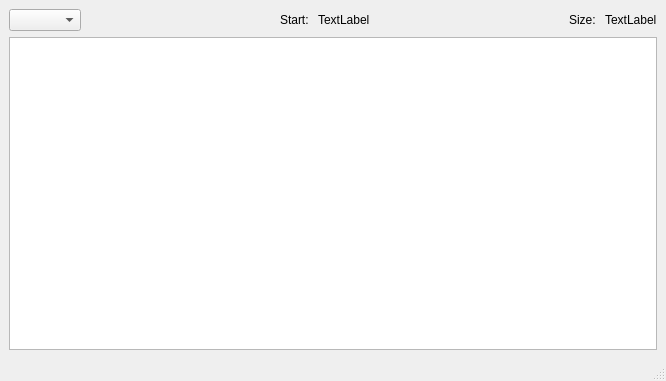
<?xml version="1.0" encoding="UTF-8"?>
<ui version="4.0">
 <class>MemoryWindow</class>
 <widget class="QMainWindow" name="MemoryWindow">
  <property name="geometry">
   <rect>
    <x>0</x>
    <y>0</y>
    <width>666</width>
    <height>381</height>
   </rect>
  </property>
  <property name="windowTitle">
   <string>MainWindow</string>
  </property>
  <widget class="QWidget" name="centralwidget">
   <layout class="QGridLayout" name="gridLayout">
    <item row="0" column="0">
     <layout class="QVBoxLayout" name="verticalLayout">
      <item>
       <layout class="QHBoxLayout" name="horizontalLayout">
        <item>
         <widget class="QComboBox" name="displayTypeComboBox">
          <property name="currentIndex">
           <number>-1</number>
          </property>
          <property name="maxVisibleItems">
           <number>3</number>
          </property>
         </widget>
        </item>
        <item>
         <spacer name="horizontalSpacer">
          <property name="orientation">
           <enum>Qt::Horizontal</enum>
          </property>
          <property name="sizeHint" stdset="0">
           <size>
            <width>40</width>
            <height>20</height>
           </size>
          </property>
         </spacer>
        </item>
        <item>
         <widget class="QLabel" name="label_3">
          <property name="text">
           <string>Start: </string>
          </property>
         </widget>
        </item>
        <item>
         <widget class="QLabel" name="MemStart">
          <property name="text">
           <string>TextLabel</string>
          </property>
         </widget>
        </item>
        <item>
         <spacer name="horizontalSpacer_2">
          <property name="orientation">
           <enum>Qt::Horizontal</enum>
          </property>
          <property name="sizeHint" stdset="0">
           <size>
            <width>40</width>
            <height>20</height>
           </size>
          </property>
         </spacer>
        </item>
        <item>
         <widget class="QLabel" name="label_2">
          <property name="text">
           <string>Size: </string>
          </property>
         </widget>
        </item>
        <item>
         <widget class="QLabel" name="MemSize">
          <property name="text">
           <string>TextLabel</string>
          </property>
         </widget>
        </item>
       </layout>
      </item>
      <item>
       <widget class="QTableView" name="mem_tableView">
        <attribute name="horizontalHeaderStretchLastSection">
         <bool>true</bool>
        </attribute>
       </widget>
      </item>
     </layout>
    </item>
   </layout>
  </widget>
  <widget class="QStatusBar" name="statusbar"/>
 </widget>
 <resources/>
 <connections/>
</ui>
